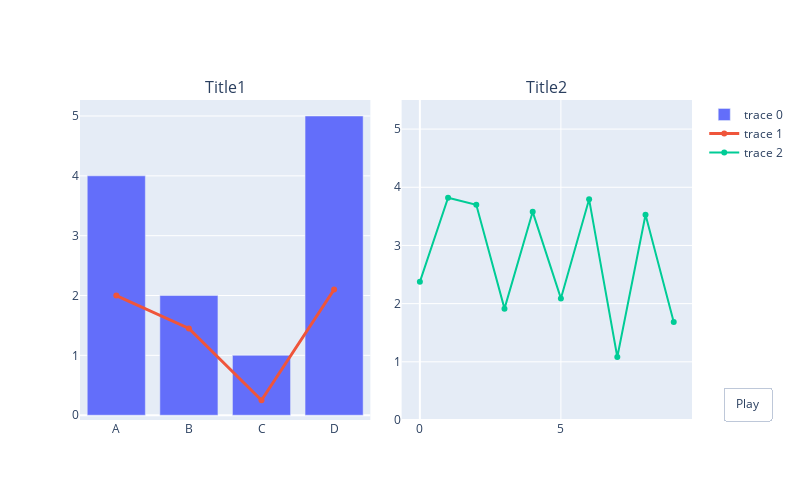

Notebook cell for this chart:
### Code cell
import plotly.graph_objects as go
import numpy as np
from plotly.subplots import make_subplots

fig = make_subplots(
    rows=1, cols=2, subplot_titles=('Title1', 'Title2'),
    horizontal_spacing=0.051
)

fig.add_trace(go.Bar(x=['A', 'B', 'C', 'D'], y=[4, 2, 1, 5]), row=1, col=1) #this is the trace of index 0
fig.add_trace(go.Scatter(x=['A', 'B', 'C', 'D'], y=[2, 1.45, 0.25, 2.1],
                        line_width=3), row=1, col=1)   # trace of index 1

fig.add_trace(go.Scatter(x=np.arange(10),
                         y=1+3*np.random.rand(10),
                        marker_size=6), row=1, col=2)  #trace of index 2


#traces=[0, 1, 2]` in the frame definition makes the difference: it tells that 
#the traces of index 0, 1 from the subplot(1,1), are unchanged, and we only ensure their visibility in each #frame (because neither x nor y are modified)
#while the trace 2 from the subplot(1,2) is animated, because the y-values are changed. 

frames =[go.Frame(data=[go.Bar(visible=True),
                        go.Scatter(visible=True),
                        go.Scatter(y=2+3*np.random.rand(10))],
                  traces=[0,1,2]) for k in range(20)]   # define 20 frames

fig.frames=frames
button = dict(
             label='Play',
             method='animate',
             args=[None, dict(frame=dict(duration=50, redraw=False), 
                              transition=dict(duration=0),
                              fromcurrent=True,
                              mode='immediate')])
fig.update_layout(updatemenus=[dict(type='buttons',
                              showactive=False,
                              y=0,
                              x=1.05,
                              xanchor='left',
                              yanchor='bottom',
                              buttons=[button] )
                                      ],
                 width=800, height=500)
                              
fig.update_layout(yaxis2_range=[0, 5.5], yaxis2_autorange=False)

### Figure 1 — Plotly figure (JSON) as saved in the notebook; plotly's stock layout.template omitted (floating-point values rounded to 4 significant figures)
{"data": [{"type": "bar", "x": ["A", "B", "C", "D"], "xaxis": "x", "y": [4, 2, 1, 5], "yaxis": "y"}, {"line": {"width": 3}, "type": "scatter", "x": ["A", "B", "C", "D"], "xaxis": "x", "y": [2, 1.45, 0.25, 2.1], "yaxis": "y"}, {"marker": {"size": 6}, "type": "scatter", "x": [0, 1, 2, 3, 4, 5, 6, 7, 8, 9], "xaxis": "x2", "y": [2.375, 3.819, 3.698, 1.914, 3.578, 2.09, 3.793, 1.082, 3.529, 1.684], "yaxis": "y2"}], "layout": {"annotations": [{"font": {"size": 16}, "showarrow": false, "text": "Title1", "x": 0.2372, "xanchor": "center", "xref": "paper", "y": 1, "yanchor": "bottom", "yref": "paper"}, {"font": {"size": 16}, "showarrow": false, "text": "Title2", "x": 0.7628, "xanchor": "center", "xref": "paper", "y": 1, "yanchor": "bottom", "yref": "paper"}], "height": 500, "updatemenus": [{"buttons": [{"args": [null, {"frame": {"duration": 50, "redraw": false}, "fromcurrent": true, "mode": "immediate", "transition": {"duration": 0}}], "label": "Play", "method": "animate"}], "showactive": false, "type": "buttons", "x": 1.05, "xanchor": "left", "y": 0, "yanchor": "bottom"}], "width": 800, "xaxis": {"anchor": "y", "domain": [0, 0.4745]}, "xaxis2": {"anchor": "y2", "domain": [0.5255, 1]}, "yaxis": {"anchor": "x", "domain": [0, 1]}, "yaxis2": {"anchor": "x2", "autorange": false, "domain": [0, 1], "range": [0, 5.5]}}}
